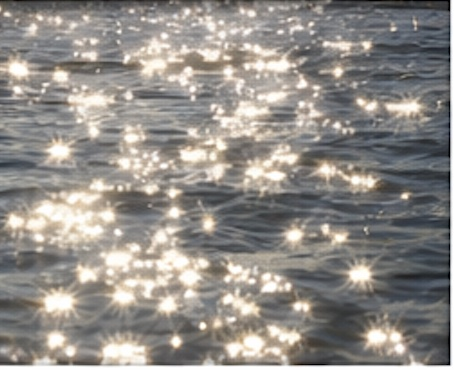
#> input picture simulation/ocean_voyager_sim_hil/assets/test_images/negatives/glare/glare_003.jpg, 454 x 370 px, given in place of voyager_v5_raw_00001.jpg, which was not available
$ python voyager_pool_v5.py
#> lines starting #> are read from the running program, lines starting #| are printed output that depends on the picture; pictures that were not available may be replaced by others from this repository, and a replacement may not be noted
from gpiozero import DigitalOutputDevice
from time import sleep
from pathlib import Path
from datetime import datetime
from collections import deque
import subprocess
import cv2
import numpy as np
import csv
import signal
import sys
import argparse

# ============================================================
# OCEAN VOYAGER - CONTINUOUS VISUAL NAVIGATION v5
#
# v5 changes from v4:
#   - All useful pool tuning is exposed as OPTIONAL CLI parameters.
#   - No parameters = tested/default v5 behavior.
#   - ESCAPE is now a committed counter-turn + forward departure.
#   - Repeated RIGHT explicitly escapes LEFT; repeated LEFT escapes RIGHT.
#   - ESCAPE cannot immediately fall back into the same steering direction:
#     a short post-escape forward hold is latched.
#   - v4 VERY_NEAR feature-collapse logic is preserved.
#   - GPIO mapping / physical pump semantics are preserved from v4.
#
# Ctrl-C always stops motors.
# All output goes to /tmp/voyager_v5.
# ============================================================

# ---------- CLI / TUNING ----------
p = argparse.ArgumentParser(description="Ocean Voyager pool navigation v5")

# Motion. Defaults are used when nothing is typed.
p.add_argument("--steer-sec", type=float, default=0.35,
               help="ordinary LEFT/RIGHT correction seconds (default: 0.35)")
p.add_argument("--escape-turn-sec", type=float, default=3.20,
               help="committed counter-turn seconds during ESCAPE (default: 3.20)")
p.add_argument("--escape-forward-bursts", type=int, default=2,
               help="forward bursts immediately after ESCAPE turn (default: 2)")
p.add_argument("--post-escape-forward-cycles", type=int, default=2,
               help="additional forced FORWARD decision cycles after ESCAPE (default: 2)")
p.add_argument("--repeat-turn-limit", type=int, default=4,
               help="same-direction steering actions before ESCAPE (default: 4)")

# Existing forward calibration, exposed for later trim without new scripts.
p.add_argument("--forward-left-sec", type=float, default=0.48,
               help="physical left pump pulse during FORWARD (default: 0.48)")
p.add_argument("--forward-right-sec", type=float, default=0.30,
               help="physical right pump pulse during FORWARD (default: 0.30)")
p.add_argument("--cautious-left-sec", type=float, default=0.32,
               help="left pump pulse after AVOID (default: 0.32)")
p.add_argument("--cautious-right-sec", type=float, default=0.20,
               help="right pump pulse after AVOID (default: 0.20)")
p.add_argument("--recovery-left-sec", type=float, default=0.24,
               help="left pump pulse after VERY_NEAR clears (default: 0.24)")
p.add_argument("--recovery-right-sec", type=float, default=0.15,
               help="right pump pulse after VERY_NEAR clears (default: 0.15)")
p.add_argument("--gap-sec", type=float, default=0.03,
               help="gap between sequential pump pulses (default: 0.03)")

# Vision / behavior thresholds.
p.add_argument("--side-dominance", type=float, default=1.60,
               help="side texture dominance threshold (default: 1.60)")
p.add_argument("--side-abs-difference", type=float, default=0.020,
               help="minimum side texture difference (default: 0.020)")
p.add_argument("--near-scale-threshold", type=float, default=8.0,
               help="large-pattern near-wall threshold (default: 8.0)")
p.add_argument("--min-visual-change", type=float, default=5.0,
               help="below this, scene counts as stagnant (default: 5.0)")
p.add_argument("--max-stagnant", type=int, default=3,
               help="stagnant observations before ESCAPE (default: 3)")
p.add_argument("--very-low-edge", type=float, default=0.004,
               help="feature-collapse edge threshold (default: 0.004)")
p.add_argument("--invalid-scale", type=float, default=1000.0,
               help="saturated/invalid pattern scale threshold (default: 1000)")
p.add_argument("--very-near-turn-sec", type=float, default=0.65,
               help="VERY_NEAR pivot pulse seconds (default: 0.65)")
p.add_argument("--max-same-near-turns", type=int, default=3,
               help="VERY_NEAR pivots before flipping direction (default: 3)")

# Camera.
p.add_argument("--camera-timeout-ms", type=int, default=350,
               help="rpicam-still timeout ms (default: 350)")
args = p.parse_args()

WIDTH = 1280
HEIGHT = 960
CAMERA_TIMEOUT_MS = args.camera_timeout_ms

STEER_SEC = args.steer_sec
ESCAPE_TURN_SEC = args.escape_turn_sec
ESCAPE_FORWARD_BURSTS = max(0, args.escape_forward_bursts)
POST_ESCAPE_FORWARD_CYCLES = max(0, args.post_escape_forward_cycles)
MAX_CONSECUTIVE_TURNS = max(1, args.repeat_turn_limit)

FWD_LEFT_SEC = args.forward_left_sec
FWD_RIGHT_SEC = args.forward_right_sec
CAUTIOUS_LEFT_SEC = args.cautious_left_sec
CAUTIOUS_RIGHT_SEC = args.cautious_right_sec
RECOVERY_LEFT_SEC = args.recovery_left_sec
RECOVERY_RIGHT_SEC = args.recovery_right_sec
GAP_SEC = args.gap_sec

SIDE_DOMINANCE = args.side_dominance
SIDE_ABS_DIFFERENCE = args.side_abs_difference
NEAR_SCALE_THRESHOLD = args.near_scale_threshold
MIN_VISUAL_CHANGE = args.min_visual_change
MAX_STAGNANT = max(1, args.max_stagnant)

VERY_LOW_EDGE = args.very_low_edge
INVALID_SCALE = args.invalid_scale
VERY_NEAR_CONFIRM_FRAMES = 1
VERY_NEAR_TURN_SEC = args.very_near_turn_sec
MAX_SAME_ESCAPE_TURNS = max(1, args.max_same_near_turns)

HISTORY_LEN = 10

# ---------- WORKING PHYSICAL GPIO MAPPING (unchanged from v4) ----------
L1 = DigitalOutputDevice(17, initial_value=False)
L2 = DigitalOutputDevice(27, initial_value=False)
R1 = DigitalOutputDevice(22, initial_value=False)
R2 = DigitalOutputDevice(23, initial_value=False)

OUT = Path("/tmp/voyager_v5")
OUT.mkdir(parents=True, exist_ok=True)

# ============================================================
# MOTOR CONTROL -- v4 semantics preserved
# ============================================================

def stop():
    L1.off(); L2.off(); R1.off(); R2.off()

# [11 lines left out: functions physical_left, physical_right, not called in this run]

def forward(left_sec=None, right_sec=None):
    if left_sec is None:
        left_sec = FWD_LEFT_SEC
    if right_sec is None:
        right_sec = FWD_RIGHT_SEC

    stop()
    L1.on(); L2.off()
    sleep(left_sec)
    stop()
    sleep(GAP_SEC)
    R1.on(); R2.off()
    sleep(right_sec)
    stop()

def turn_left(sec=None):
    # Physical RIGHT pump rotates Voyager LEFT.
    physical_right(STEER_SEC if sec is None else sec)

def turn_right(sec=None):
    # Physical LEFT pump rotates Voyager RIGHT.
    physical_left(STEER_SEC if sec is None else sec)

# ============================================================
# SAFETY / SHUTDOWN
# ============================================================

# [4 lines left out: function shutdown, not called in this run]

signal.signal(signal.SIGINT, shutdown)
signal.signal(signal.SIGTERM, shutdown)

# ============================================================
# CAMERA
# ============================================================

def capture(n):
    raw = Path("/tmp") / f"voyager_v5_raw_{n:05d}.jpg"
    final = OUT / f"frame_{n:05d}.jpg"

    cmd = [
        "rpicam-still",
        "-o", str(raw),
        "--timeout", str(CAMERA_TIMEOUT_MS),
        "--nopreview",
        "--width", str(WIDTH),
        "--height", str(HEIGHT),
    ]

    subprocess.run(
        cmd, check=True,
        stdout=subprocess.DEVNULL,
        stderr=subprocess.DEVNULL
    )

    img = cv2.imread(str(raw))
    if img is None:
        raise RuntimeError("Camera capture failed")

    img = cv2.rotate(img, cv2.ROTATE_180)

    if not cv2.imwrite(str(final), img):
        raise RuntimeError("Could not save frame")

    try:
        raw.unlink()
    except Exception:
        pass

    return img, final

# ============================================================
# VISUAL FEATURES -- preserved from v4
# ============================================================

def texture_score(gray):
    blur = cv2.GaussianBlur(gray, (5, 5), 0)
    edges = cv2.Canny(blur, 60, 150)
    return float(np.count_nonzero(edges)) / float(edges.size)

def pattern_scale(gray):
    blur = cv2.GaussianBlur(gray, (5, 5), 0)
    edges = cv2.Canny(blur, 60, 150)
    inv = 255 - edges
    dist = cv2.distanceTransform(inv, cv2.DIST_L2, 3)
    vals = dist[dist > 0]
    if vals.size == 0:
        return 0.0
    return float(np.percentile(vals, 85))

def visual_change(prev_img, img):
    if prev_img is None:
        return 999.0
    a = cv2.cvtColor(prev_img, cv2.COLOR_BGR2GRAY)
    b = cv2.cvtColor(img, cv2.COLOR_BGR2GRAY)
    a = cv2.resize(a, (320, 240))
    b = cv2.resize(b, (320, 240))
    return float(cv2.absdiff(a, b).mean())

def analyze(img):
    h, w = img.shape[:2]
    y1 = int(h * 0.42)
    y2 = int(h * 0.86)
    nav = img[y1:y2, :]
    gray = cv2.cvtColor(nav, cv2.COLOR_BGR2GRAY)
    third = gray.shape[1] // 3
    regions = {
        "L": gray[:, :third],
        "C": gray[:, third:2*third],
        "R": gray[:, 2*third:]
    }
    texture = {}
    scale = {}
    for k, roi in regions.items():
        texture[k] = texture_score(roi)
        scale[k] = pattern_scale(roi)
    return texture, scale, y1, y2

def very_near_wall(texture, scale):
    # Critical v4 lesson: all-blue / lost hexagons + saturated scale is
    # an EXTREME close-wall signature, not open water.
    all_edges_gone = all(texture[k] <= VERY_LOW_EDGE for k in ("L", "C", "R"))
    scale_saturated = any(
        (not np.isfinite(scale[k])) or scale[k] >= INVALID_SCALE
        for k in ("L", "C", "R")
    )
    return all_edges_gone and scale_saturated

# ============================================================
# STATE / HISTORY
# ============================================================

actions = deque(maxlen=HISTORY_LEN)
consecutive_turns = 0
stagnant_count = 0
escape_count = 0
last_img = None
last_turn_direction = None

very_near_count = 0
very_near_escape_direction = None
very_near_escape_attempts = 0
recovering_from_wall = False

# v5 latch: after a committed escape, force translation before normal
# visual steering can reacquire the same wall.
post_escape_forward_remaining = 0

def recent_same_turn():
    recent = [a for a in list(actions)[-MAX_CONSECUTIVE_TURNS:]
              if a in ("LEFT", "RIGHT")]
    if len(recent) != MAX_CONSECUTIVE_TURNS:
        return None
    if all(a == "LEFT" for a in recent):
        return "LEFT"
    if all(a == "RIGHT" for a in recent):
        return "RIGHT"
    return None

def repeated_turning():
    if consecutive_turns >= MAX_CONSECUTIVE_TURNS:
        return last_turn_direction
    return recent_same_turn()

# ============================================================
# NAVIGATION
# ============================================================

def choose_normal_action(texture, scale):
    L, C, R = texture["L"], texture["C"], texture["R"]
    LS, CS, RS = scale["L"], scale["C"], scale["R"]

    left_near = (
        LS > NEAR_SCALE_THRESHOLD
        and L > R * SIDE_DOMINANCE
        and (L - R) > SIDE_ABS_DIFFERENCE
    )
    right_near = (
        RS > NEAR_SCALE_THRESHOLD
        and R > L * SIDE_DOMINANCE
        and (R - L) > SIDE_ABS_DIFFERENCE
    )

    if left_near and not right_near:
        return "RIGHT", "AVOID", "strong near-wall cue on left"

    if right_near and not left_near:
        return "LEFT", "AVOID", "strong near-wall cue on right"

    side_best_scale = min(LS, RS)
    if CS > NEAR_SCALE_THRESHOLD and CS > side_best_scale * 1.20:
        if LS < RS:
            return "LEFT", "AVOID", "center constrained; left appears farther"
        return "RIGHT", "AVOID", "center constrained; right appears farther"

    return "FORWARD", "VOYAGE", "no strong collision cue"

# ============================================================
# v5 ESCAPE
# ============================================================

# [47 lines left out: functions choose_escape_direction, execute_escape, execute_very_near_escape, not called in this run]

def execute_recovery_forward():
    print("       RECOVERY: cautious forward pulse")
    forward(RECOVERY_LEFT_SEC, RECOVERY_RIGHT_SEC)

def execute(action, state):
    if action == "FORWARD":
        forward()
    elif action == "LEFT":
        turn_left()
        if state == "AVOID":
            forward(CAUTIOUS_LEFT_SEC, CAUTIOUS_RIGHT_SEC)
    elif action == "RIGHT":
        turn_right()
        if state == "AVOID":
            forward(CAUTIOUS_LEFT_SEC, CAUTIOUS_RIGHT_SEC)
    else:
        stop()

# ============================================================
# DIAGNOSTIC IMAGE
# ============================================================

def annotate(img, texture, scale, state, action, reason, change, y1, y2):
    out = img.copy()
    h, w = out.shape[:2]
    third = w // 3

    cv2.rectangle(out, (0, y1), (w-1, y2), (255,255,255), 2)
    cv2.line(out, (third, y1), (third, y2), (255,255,255), 2)
    cv2.line(out, (2*third, y1), (2*third, y2), (255,255,255), 2)

    cv2.putText(out, f"STATE {state}   ACTION {action}", (20,40),
                cv2.FONT_HERSHEY_SIMPLEX, 0.85, (255,255,255), 2)
    cv2.putText(out,
                f"EDGE L {texture['L']:.3f} C {texture['C']:.3f} R {texture['R']:.3f}",
                (20,75), cv2.FONT_HERSHEY_SIMPLEX, 0.65, (255,255,255), 2)
    cv2.putText(out,
                f"SCALE L {scale['L']:.1f} C {scale['C']:.1f} R {scale['R']:.1f}",
                (20,105), cv2.FONT_HERSHEY_SIMPLEX, 0.65, (255,255,255), 2)
    cv2.putText(out, f"visual change {change:.1f}", (20,135),
                cv2.FONT_HERSHEY_SIMPLEX, 0.65, (255,255,255), 2)
    cv2.putText(out, reason[:90], (20,165),
                cv2.FONT_HERSHEY_SIMPLEX, 0.55, (255,255,255), 2)
    return out

# ============================================================
# STARTUP / PARAMETER LOGGING
# ============================================================

stamp = datetime.now().strftime("%Y%m%d_%H%M%S")
logfile = OUT / f"run_{stamp}.csv"
settings_file = OUT / f"settings_{stamp}.txt"

settings = {
    "steer_sec": STEER_SEC,
    "escape_turn_sec": ESCAPE_TURN_SEC,
    "escape_forward_bursts": ESCAPE_FORWARD_BURSTS,
    "post_escape_forward_cycles": POST_ESCAPE_FORWARD_CYCLES,
    "repeat_turn_limit": MAX_CONSECUTIVE_TURNS,
    "forward_left_sec": FWD_LEFT_SEC,
    "forward_right_sec": FWD_RIGHT_SEC,
    "cautious_left_sec": CAUTIOUS_LEFT_SEC,
    "cautious_right_sec": CAUTIOUS_RIGHT_SEC,
    "recovery_left_sec": RECOVERY_LEFT_SEC,
    "recovery_right_sec": RECOVERY_RIGHT_SEC,
    "gap_sec": GAP_SEC,
    "side_dominance": SIDE_DOMINANCE,
    "side_abs_difference": SIDE_ABS_DIFFERENCE,
    "near_scale_threshold": NEAR_SCALE_THRESHOLD,
    "min_visual_change": MIN_VISUAL_CHANGE,
    "max_stagnant": MAX_STAGNANT,
    "very_low_edge": VERY_LOW_EDGE,
    "invalid_scale": INVALID_SCALE,
    "very_near_turn_sec": VERY_NEAR_TURN_SEC,
    "max_same_near_turns": MAX_SAME_ESCAPE_TURNS,
    "camera_timeout_ms": CAMERA_TIMEOUT_MS,
}

with open(settings_file, "w") as sf:
    for k, v in settings.items():
        sf.write(f"{k}={v}\n")

print()
print("================================================")
print(" OCEAN VOYAGER CONTINUOUS NAVIGATION v5")
print(" VOYAGE -> AVOID -> ESCAPE/VERY_NEAR -> DEPART")
print("================================================")
print()
print("Output :", OUT)
print("Log    :", logfile)
print("Settings:", settings_file)
print()
print("v5 ACTIVE DEFAULTS (no CLI parameters required)")
print(f"  ordinary steer             {STEER_SEC:.2f} s")
print(f"  ESCAPE counter-turn        {ESCAPE_TURN_SEC:.2f} s")
print(f"  ESCAPE forward bursts      {ESCAPE_FORWARD_BURSTS}")
print(f"  post-escape forward cycles {POST_ESCAPE_FORWARD_CYCLES}")
print(f"  repeated-turn limit        {MAX_CONSECUTIVE_TURNS}")
print(f"  normal forward L/R         {FWD_LEFT_SEC:.2f} / {FWD_RIGHT_SEC:.2f} s")
print()
print("*** CTRL-C = IMMEDIATE MOTOR STOP ***")
print("Starting in 5 seconds...")
print()

stop()
sleep(5)

cycle = 0

try:
    with open(logfile, "w", newline="") as f:
        writer = csv.writer(f)
        writer.writerow([
            "cycle","state","action","reason",
            "edge_left","edge_center","edge_right",
            "scale_left","scale_center","scale_right",
            "visual_change","consecutive_turns","stagnant_count",
            "escape_count","very_near","very_near_attempts",
            "post_escape_forward_remaining",
            "steer_sec","escape_turn_sec","escape_forward_bursts",
            "post_escape_forward_cycles","repeat_turn_limit",
            "forward_left_sec","forward_right_sec",
            "frame"
        ])

        while True:
            cycle += 1
            stop()

            img, frame_path = capture(cycle)
#> in capture, img is the input picture: shape (370, 454, 3); mean B, G, R 136.6, 141.4, 145.6
#> in capture, `img = cv2.rotate(img, cv2.ROTATE_180)`:
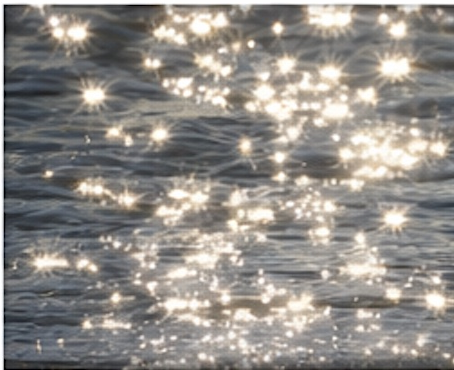
#> img: shape (370, 454, 3); mean B, G, R 136.6, 141.4, 145.6
            texture, scale, y1, y2 = analyze(img)
#> in analyze, `nav = img[y1:y2, :]`:
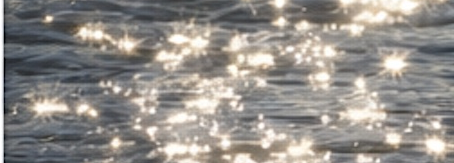
#> nav: shape (163, 454, 3); mean B, G, R 138.4, 143.1, 147.3
#> in analyze, `gray = cv2.cvtColor(nav, cv2.COLOR_BGR2GRAY)`:
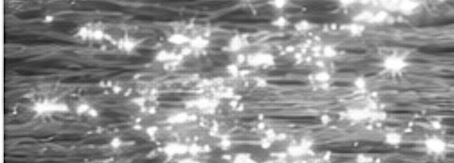
#> gray: shape (163, 454); min 0, max 255, mean 143.8
#> the loop in analyze, `for k, roi in regions.items():` made 3 passes
#> k on passes 1 to 3: 'L', 'C', 'R'
#> pass 1, in texture_score, `blur = cv2.GaussianBlur(gray, (5, 5), 0)`:
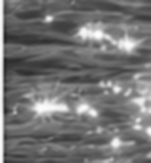
#> blur: shape (163, 151); min 34, max 253, mean 114.9
#> pass 1, in texture_score, `edges = cv2.Canny(blur, 60, 150)`:
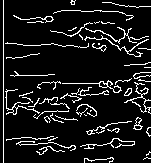
#> edges: shape (163, 151); 10.1% white in thin lines or dots
#> after the loop in analyze, `for k, roi in regions.items():`: scale = {'L': 7.93, 'C': 5.48, 'R': 6.02}; texture = {'L': 0.101, 'C': 0.143, 'R': 0.124}
#> texture = {'L': 0.101, 'C': 0.143, 'R': 0.124}; scale = {'L': 7.93, 'C': 5.48, 'R': 6.02}; y1 = 155; y2 = 318
#> (the rest of the program and of its run is left out)
